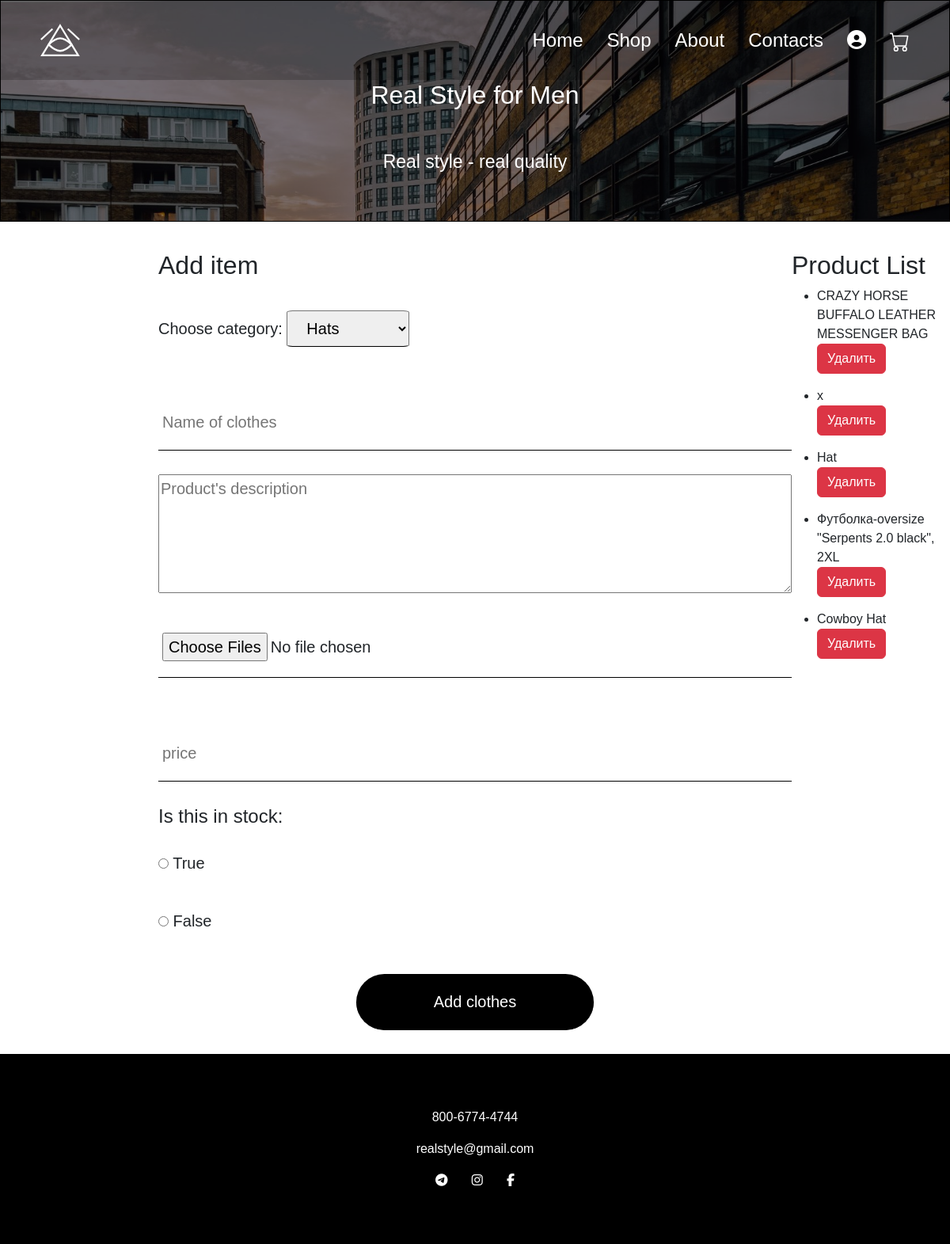
Before: /add_items with the older database file.
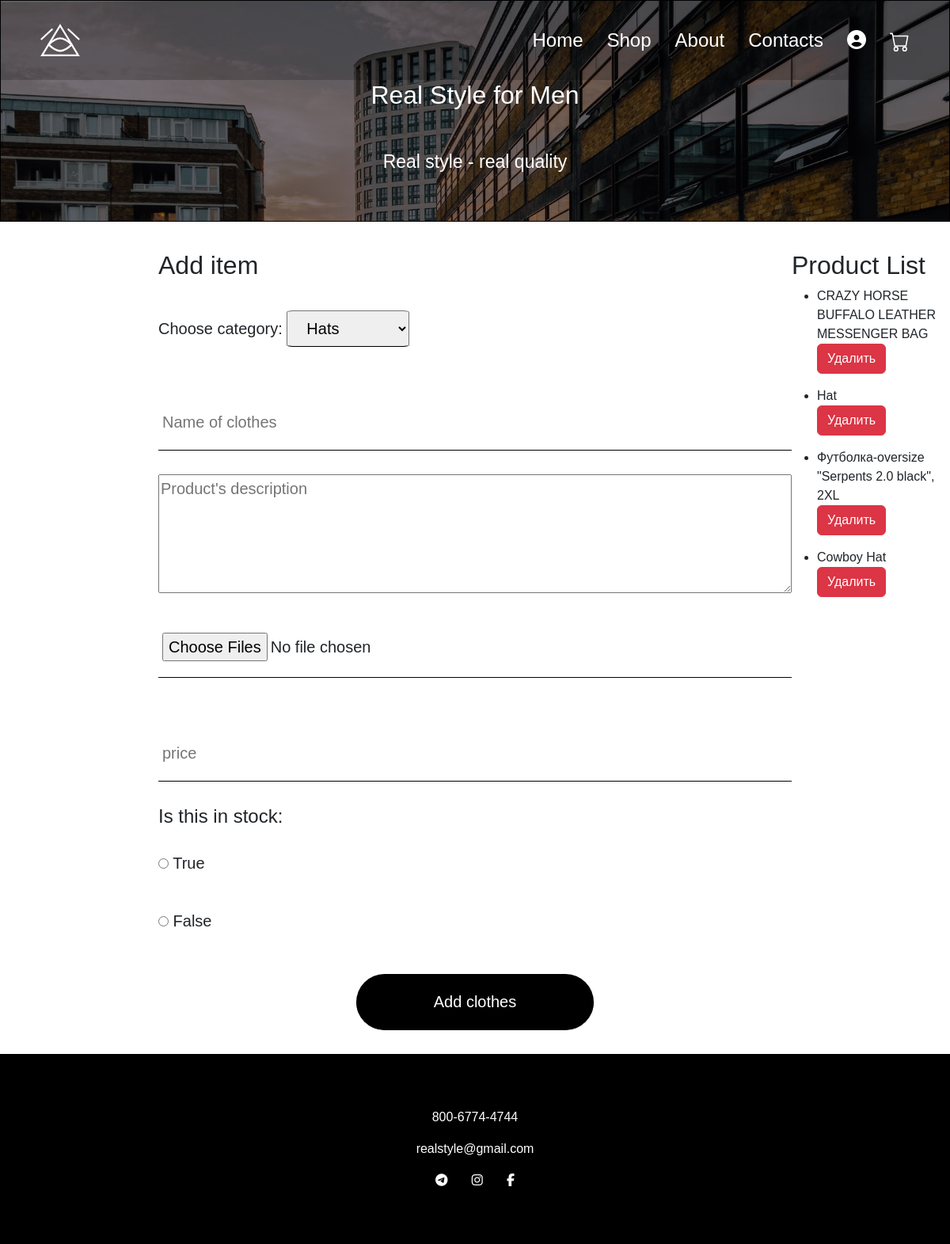
After: the same page with the newer database file.
### app.py (models this page shows)
class Product(db.Model):
    id = db.Column(db.Integer, primary_key=True)
    title = db.Column(db.String(100), nullable=False)
    description = db.Column(db.String(2000), nullable=False)
    item_image_path = db.Column(db.String(255), nullable=False)
    price = db.Column(db.Float, nullable=False)
    in_stock = db.Column(db.String(100), default=True) # Boolean
    category_id = db.Column(db.Integer, db.ForeignKey('category.id'), nullable=False)#, primary_key=True)

### app.py (the view, shortened to what this page needs)
@app.route("/add_items", methods=['POST', 'GET'])
def add_items():
    if request.method == 'GET':
        categories = Category.query.all()
        products = Product.query.all()
        return render_template("/add_items.html", categories=categories, products=products)
    return render_template("/add_items.html")

### templates/add_items.html (shortened to what this page needs)
{% extends 'base.html' %}
{% block style %}
	<link rel="stylesheet" href="https://cdn.jsdelivr.net/npm/bootstrap@5.2.3/dist/css/bootstrap.min.css">
	<link rel="stylesheet" type="text/css" href="../static/css/styleContacts.css">
{% endblock %}
{% block content %}
		<form method="post" id="request" enctype="multipart/form-data">
			<h2>Add item</h2>
			<label>
				Choose category:
				<select name="category">
				{% for category in categories %}
					<option value="{{ category.id }}">{{ category.title }}</option>
				{% else %}
					<option>No category</option>
				{% endfor %}
			</select>
			</label>
			<input type="text" name="title" id="title" placeholder="Name of clothes">
			<textarea placeholder="Product's description" id="description" name="description"></textarea>
			<input type="file" name="item_image" id="item_image" multiple>
		    <input type="number" placeholder="price" id="price" name="price">
		    	<h4>Is this in stock:</h4>
				<label>
					<input type="radio" name="is_in_stock" value="True">
					True
				</label>
    			<label>
    				<input type="radio" name="is_in_stock" value="False">
					False
				</label>
			<input type="submit" value="Add clothes" id="submit">
		</form>
		<div class="">
		{% if products %}
		<h2>Product List</h2>
		{% for product in products %}
			<ul>
				<li>{{ product.title }}</li>
				<form method="post" action="/delete_item">
            		<button type="submit" class="btn btn-danger">Удалить</button>
        		</form>
			</ul>
		{% endfor %}
		{% else %}
			<h2>There are no products</h2>
		{% endif %}
	</div>
{% endblock %}

### templates/base.html (shortened to what this page needs)
<!DOCTYPE html>
<html>
<head>
  <link rel="stylesheet" href="https://cdnjs.cloudflare.com/ajax/libs/animate.css/4.1.1/animate.min.css"/>
  <link rel="stylesheet" type="text/css" href="https://maxcdn.bootstrapcdn.com/font-awesome/4.7.0/css/font-awesome.min.css">
    {% block style %}{% endblock %}
</head>
<body>
	<div class="main_grid">
            <header>
                <nav class="grid_menu">
                    <img src="{{ url_for('static', filename='logo.svg') }}" alt="logo">
                    <div id="HideMenu" class="menu">
                        <a href="{{ url_for('home') }}">Home</a>
                        <a href="{{ url_for('shop') }}">Shop</a>
                        <a href="{{ url_for('about') }}">About</a>
                        <a href="{{ url_for('contacts') }}">Contacts</a>
                         <a href="{{ url_for('cart') }}">
                            <i class='fas fa-user-circle'></i>
                        </a>
                        <a href="{{ url_for('cart') }}">
                        </a>
                    </div>
                </nav>
                <div class="banner" id="header">
                    <h1>Real Style for Men</h1>
                    <p>Real style - real quality</p>
                </div>
            </header>
        {% block content %}{% endblock %}
        <footer>
            <p>800-6774-4744</p>
            <p>realstyle@gmail.com</p>
            <div class="social">
                <a href="#"><i class="fa fa-telegram"></i></a>
                <a href="#"><i class="fa fa-instagram"></i></a>
                <a href="#"><i class="fa fa-facebook"></i></a>
            </div>
        </footer>
    </div>
</body>
</html>

### static/css/styleContacts.css (style rules this page uses)
body { font-size: 1em; font-family: sans-serif; margin: 0; }
.main_grid { display: grid; grid-template-columns: 1fr repeat(2, minmax(auto, 25em)) 1fr; }
header { height: 60vh; border: 1px solid black; background-image: url(../images/bg/contacts_header_back.jpg); box-shadow: inset 0 0 0 1000px rgba(0, 0, 0, 0.5); background-size: cover; background-repeat: no-repeat; color: white; grid-column: 1 / -1; margin-bottom: 3%; }
.grid_menu { height: 100px; display: flex; flex-direction: row; justify-content: space-between; align-items: center; padding: 20px 50px; box-shadow: inset 0 0 0 1000px rgba(0, 0, 0, 0.2); position: sticky; top: 0; }
.grid_menu img { height: 70%; }
.menu { display: flex; flex-direction: row; flex-wrap: wrap; }
.menu a { text-decoration: none; color: white; font-size: 1.5em; margin-left: 30px; }
.banner { flex-grow: 1; display: flex; flex-direction: column; justify-content: center; align-items: center; }
.banner h1 { font-size: 2em; }
.banner p { font-size: 23px; padding: 40px 0px; text-align: center; }
#request { grid-column: 2 / -2; display: flex; flex-direction: column; }
#request input { border: none; border-bottom: 1px solid black; padding: 20px 5px; font-size: 20px; margin: 30px 0px; }
textarea { height: 150px; font-size: 20px; }
label { font-size: 20px; }
select { font-size: 20px; margin: 30px 0px; border-bottom: 1px solid black; padding: 10px 20px; border-radius: 5%; }
#submit { width: 300px; border-radius: 40px; background: black; color: white; align-self: center; }
footer { grid-column: 1 / -1; height: 30vh; background: black; display: flex; flex-direction: column; justify-content: center; align-items: center; color: white; }
footer .social { width: 130px; display: flex; flex-direction: row; justify-content: space-around; }
footer i { color: white; }
@media (max-width: 1200px) { header { height: 35vh; } }

Changed rows visible on the page:
removed Product: title "x"
